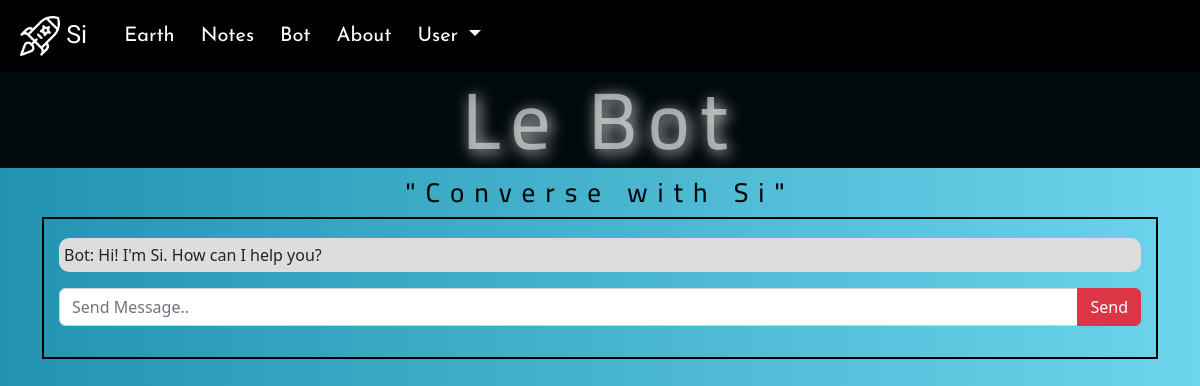
/bot (signed in), run on an earlier commit of the app's database.
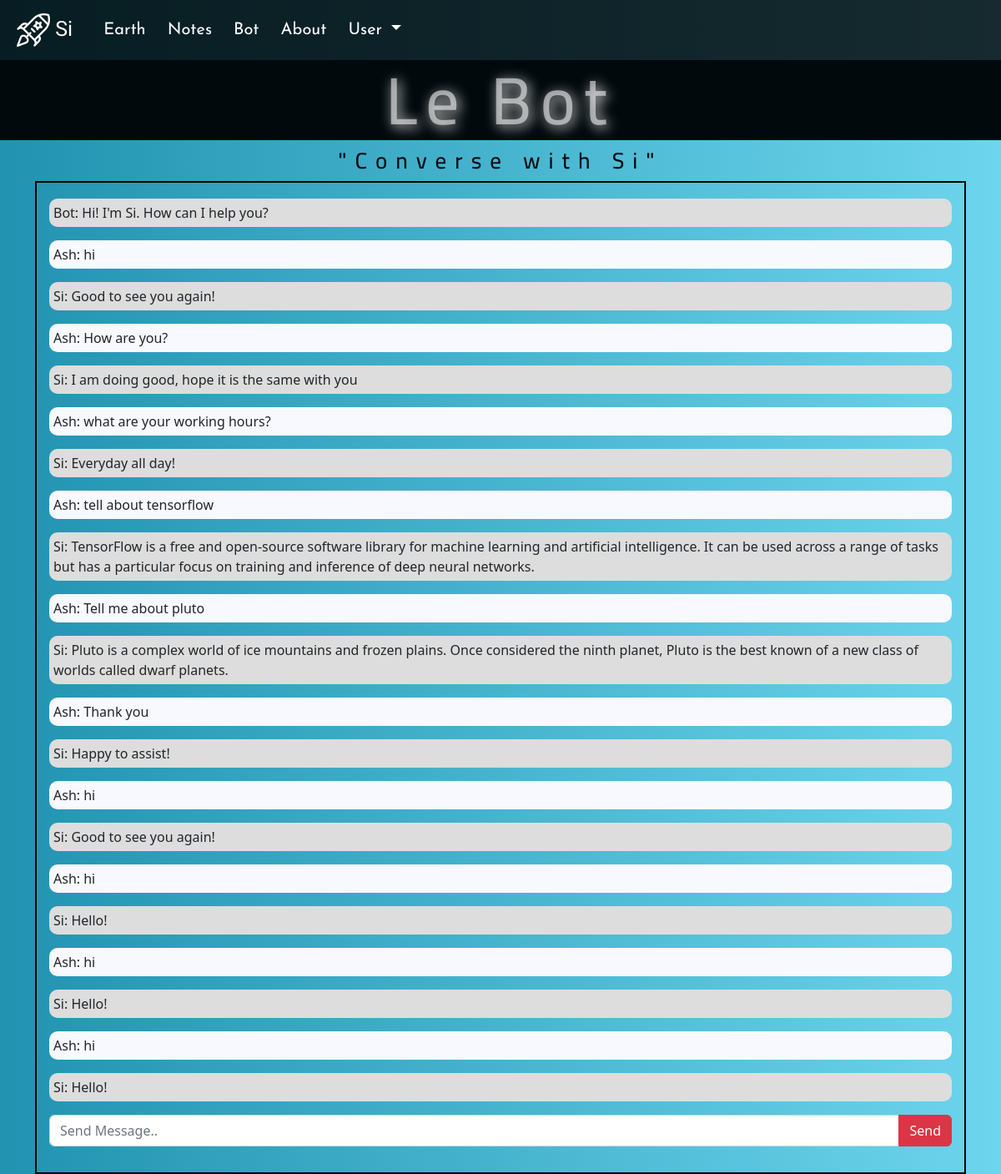
And on a later commit of the database.
### website/models.py (models this page shows)
class User(db.Model, UserMixin):
    __tablename__ = 'user'
    id = db.Column(db.Integer, primary_key=True)
    email = db.Column(db.String(150), unique = True)
    password = db.Column(db.String(150))
    name = db.Column(db.String(150))
    notes = db.relationship('Note')
    user_data = db.relationship('Conversations', backref='user')
    bot_data = db.relationship('Bot', backref='user')

class Bot(db.Model):
    __tablename__ = 'bot'
    id = db.Column(db.Integer,primary_key=True)
    user_input = db.Column(db.String(200), db.ForeignKey('conversations.user_inp'))
    bot_res = db.Column(db.String(200))
    u_id = db.Column(db.Integer, db.ForeignKey('user.id'))

### website/bot.py (the view, shortened to what this page needs)
@bot_bp.route('/bot',methods=['GET', 'POST'])
def bot():
    return render_template("cbot.html", user = current_user)

### website/__init__.py (called while the page is built)
def create_app():
    app = Flask(__name__)
    app.config['SECRET_KEY'] = 'hjshjhdjah kjshkjdhjs'
    app.config['SQLALCHEMY_DATABASE_URI'] = f'sqlite:///{DB_NAME}'
    db.init_app(app)
    from .views import views
    from .auth import auth
    from .bot import bot_bp
    app.register_blueprint(views, url_prefix='/')
    app.register_blueprint(auth, url_prefix='/')
    app.register_blueprint(bot_bp, url_prefix='/')
    from .models import User, Note
    with app.app_context():
        db.create_all()
    login_manager = LoginManager()
    login_manager.login_view = 'auth.login'
    login_manager.init_app(app)
    @login_manager.user_loader
    def load_user(id):
        return User.query.get(int(id))
    return app

### website/templates/cbot.html (shortened to what this page needs)
{% extends "base.html" %}
{% block header %}
 <link rel="stylesheet" href="{{url_for('static',filename='css/cbot_style.css')}}">
 {% endblock %}
{% block content %}
<center>
    <h1>Le Bot</h1>
    <h6 class="cosmos"> "Converse with Si"</h6>
</center>
    <div class="container">
        <div class="box" onload="scrollToBottom()">
            <div class="Bot" id="botMsg">
                <p id="text">Bot: Hi! I'm Si. How can I help you? </p>
            </div>
            {% for input in user.bot_data %}
                {% if input.u_id == user.id %}
                <div class="User" id="userMsg">
                    <p id="text">{{ user.name }}: {{ input.user_input }} </p>
                </div>
                    <div class="Bot" id="botMsg">
                            <p id="text"> Si: {{ input.bot_res }} </p>
                    </div>
                {% endif %}
            {% endfor %}
            <form method="POST" action='/bot'>
                <div class="input-group mb-3">
                    <input type="text" class="form-control" placeholder="Send Message.." id="userInp" name="userInp" onfocus=this.value=''>
                    <input type="Submit" value="Send" class="btn btn-danger" id="send">
                </div>
            </form>
        </div>
    </div>
{% endblock %}

### website/templates/base.html (shortened to what this page needs)
<!DOCTYPE html>
<html>
    <head>
        <link href="https://cdn.jsdelivr.net/npm/bootstrap@5.2.3/dist/css/bootstrap.min.css" rel="stylesheet">
        <link rel="stylesheet" href="{{url_for('static',filename='css/base_style.css')}}">
        {% block header %}{% endblock %}
    </head>
    <body>
          <nav class="navbar navbar-expand-lg sticky-top" id="navbar">
            <div class="container-fluid">
                <a class="navbar-brand p-2" href="/" style="font-size: 25px;color:white;font-family: 'Comfortaa', cursive;">
                  <img src="{{url_for('static',filename='images/icons/launch.png')}}" alt="Logo" class="d-inline-block allign-text-top" >
                    Si
                </a>
                <div class="collapse navbar-collapse" id="navbarSupportedContent">
                  <ul class="navbar-nav me-auto mb-2 mb-lg-0">
                    {% if user.is_authenticated %}
                    <li class="nav-item">
                      <a class="nav-link" href="/" aria-current="page">Earth</a>
                    </li>
                    <li class="nav-item">
                      <a class="nav-link" href="/notes">Notes</a>
                    </li>
                    <li class="nav-item">
                      <a class="nav-link" href="/bot">Bot</a>
                    </li>
                    <li class="nav-item">
                      <a class="nav-link" data-bs-toggle="offcanvas" href="#offcanvas" role="button" aria-controls="offcanvas">
                        About
                      </a>
                    </li>
                    <li class="nav-item dropdown">
                      <a class="nav-link dropdown-toggle" href="#" id="navbarDropdown" role="button" data-bs-toggle="dropdown" aria-expanded="false">
                        User
                      </a>
                    </li>
                    {% endif %}
                  </ul>
                </div>
            </div>
          </nav>
          {% block content %}
          {% endblock %}
    </body>
</html>

### website/static/css/base_style.css (style rules this page uses)
* { margin: 0; padding: 0; }
body { background-repeat: none; overflow: overlay; background-color: black; }
nav { padding: 0; margin: 0; }
.navbar { transition: 0.5s; background-color: rgb(0, 0, 0); }
.navbar-scroll2 { transition: all 0.7s; background-color: rgba(0, 0, 0, 0.8); }
.navbar-brand img { width: 40px; height: 40px; }
.nav-item { font-size: 20px; font-family: 'Josefin Sans', sans-serif; padding: 5px; }
.nav-item .nav-link { color: rgb(255, 255, 255); }
.cosmos { color: rgba(245, 245, 245, 0.578); font-family: 'Cairo', sans-serif; text-align: center; font-size: 27px; letter-spacing: 10px; height: fit-content; }

### website/static/css/cbot_style.css (style rules this page uses)
body { background-image: linear-gradient(to right,#2193b0,#6dd5ed); }
h1 { color: rgba(245, 245, 245, 0.578); text-shadow: 3px 3px 15px rgba(255, 255, 255, 0.85); background-color: #02090c; font-family: 'Cairo', sans-serif; text-align: center; font-size: 80px; letter-spacing: 10px; }
.box { border: 2px solid black; padding: 15px; }
#botMsg { margin: 4px 0px; border-radius: 10px; background-color: rgb(221, 221, 221); }
#userMsg { margin: 4px 0px; border-radius: 10px; background-color: ghostwhite; }
#text { padding: 5px; }
.cosmos { color: #02090c; font-family: 'Cairo', sans-serif; text-align: center; font-size: 27px; letter-spacing: 10px; height: fit-content; }

What changed in the data, as far as the page shows it:
added Bot: user_input "hi", bot_res "Good to see you again!"
now on this page (row unchanged): User: name "Ash"
added Bot: user_input "How are you?", bot_res "I am doing good, hope it is the same with you"
added Bot: user_input "what are your working hours?", bot_res "Everyday all day!"
added Bot: user_input "tell about tensorflow", bot_res "TensorFlow is a free and open-source software library for machine learning and artificial intelligence. It can be used across a range of tasks but has a particular focus on training and inference of deep neural networks."
added Bot: user_input "Tell me about pluto", bot_res "Pluto is a complex world of ice mountains and frozen plains. Once considered the ninth planet, Pluto is the best known of a new class of worlds called dwarf planets."
added Bot: user_input "Thank you", bot_res "Happy to assist!"
added Bot: user_input "hi", bot_res "Good to see you again!"
added Bot: user_input "hi", bot_res "Hello!"
added Bot: user_input "hi", bot_res "Hello!"
added Bot: user_input "hi", bot_res "Hello!"
